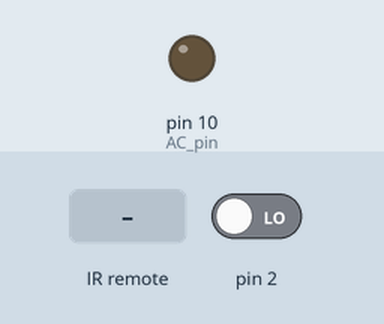
The sketch below on a simulated Arduino Uno, built with avr-gcc and run on an emulated ATmega328P. Parts: output pins drawn as LEDs (lit = HIGH). Inputs (shaded band) come from the test bench; at power-on: pin 2 LOW. What the sketch prints to the serial monitor is not drawn.

Above: at 1.2 s.
1.3 s: pin 2 driven HIGH
At 2.3 s:
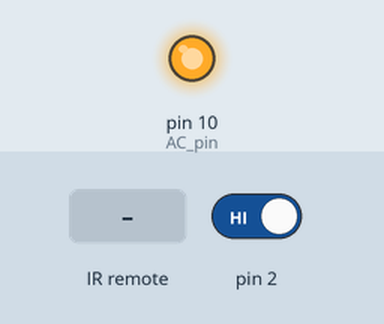
2.8 s: infrared code 0x1FE30CF received
4.3 s: infrared code 0x1FEB04F received
5.8 s: infrared code 0x1FE708F received
Timing chart, 0 to 8.3 s (numbered marks = the images above; inputs shaded):
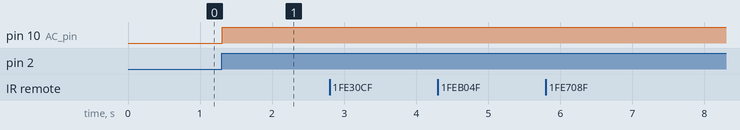

Measured:
- after the input at 1.3 s, pin 10 (AC_pin): LOW → HIGH at once
- after the input at 2.8 s, every drawn part: stays the same
- after the input at 4.3 s, every drawn part: stays the same
- after the input at 5.8 s, every drawn part: stays the same

The sketch:

test14.ino
```cpp
#include <IRremote.h>
#include  <TimerOne.h>

#define button4 0x1FE30CF
#define button5 0x1FEB04F
#define button6 0x1FE708F

int RECV_PIN = 4; //IC Pin 6
int FANStatus=0;
int fan=0;
volatile int i=0;               // Variable to use as a counter volatile as it is in an interrupt
volatile boolean zero_cross=0;  // Boolean to store a "switch" to tell us if we have crossed zero
int AC_pin =10; //16                // Output to Opto Triac
int dim = 128;                    // Dimming level (0-128)  0 = on, 128 = 0ff
int inc=1;

int freqStep = 75;    // This is the delay-per-brightness step in microseconds.


IRrecv irrecv(RECV_PIN);

decode_results results;

void setup()
{
  irrecv.enableIRIn(); // Start the receiver

  pinMode(AC_pin, OUTPUT);
  digitalWrite(AC_pin,LOW);

  attachInterrupt(0, zero_cross_detect, RISING);    // Attach an Interupt to Pin 2 (interupt 0) for Zero Cross Detection
  Timer1.initialize(freqStep);                      // Initialize TimerOne library for the freq we need
  Timer1.attachInterrupt(dim_check, freqStep);

  Serial.begin(9600);
}

void zero_cross_detect() {

    zero_cross = true;               // set the boolean to true to tell our dimming function that a zero cross has occured
    i=0;
    digitalWrite(AC_pin, LOW);       // turn off TRIAC (and AC)

}
void dim_check() {
    if(zero_cross == true) {
      if(i>=dim) {
        digitalWrite(AC_pin, HIGH); // turn on light
        i=0;  // reset time step counter
        zero_cross = false; //reset zero cross detection
      }
      else {
        i++; // increment time step counter
      }
  }
}

void loop() {
  //Serial.println(dim);
  if (irrecv.decode(&results)) {
    Serial.println(results.value,HEX);
    switch(results.value){
      case button4:
        dim=10;
        break;
        case button5:
        dim=50;
        break;
    }
    irrecv.resume();
  }
}
```
